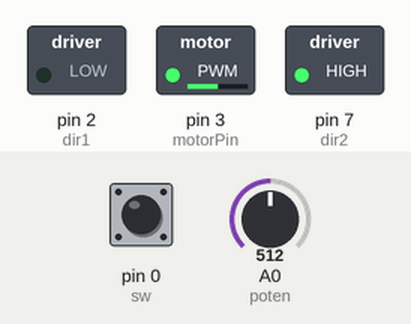
Simulated run of this sketch. Board: Arduino Uno, built with avr-gcc and run on an emulated ATmega328P. On the bench: switched loads named in the sketch (green lamp = pin HIGH). Inputs (shaded band) come from the test bench; at power-on: A0 (poten) = 512, pin 0 (sw) LOW.

Above: at 1.2 s.
1.3 s: A0 (poten) set to 716
At 2.5 s:
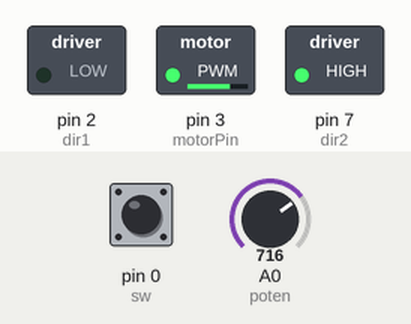
2.8 s: pin 0 (sw) pulled HIGH for 0.15 s
At 2.88 s:
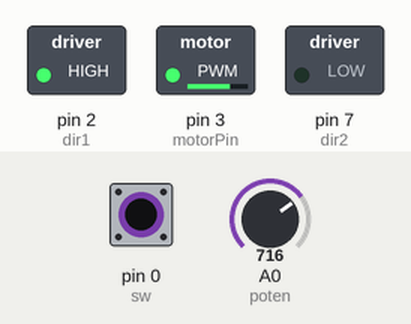
4.4 s: A0 (poten) set to 900
At 5.1 s:
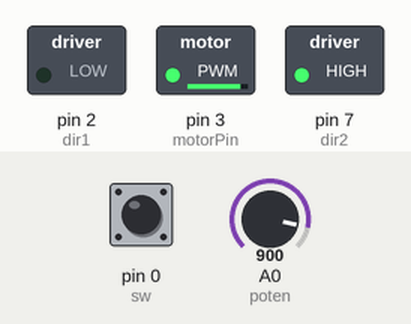
5.9 s: pin 0 (sw) pulled HIGH for 1 s
At 6.7 s:
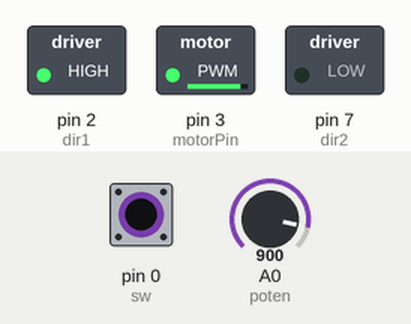
8.4 s: A0 (poten) set to 122
At 9.0 s:
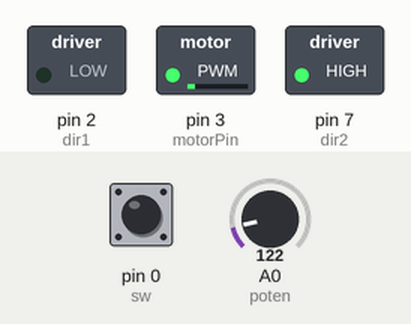
9.9 s: pin 0 (sw) pulled HIGH for 0.15 s
At 9.98 s:
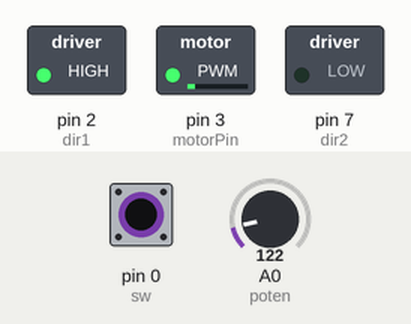
Timing chart, 0 to 12.5 s (numbered marks = the images above; inputs shaded):
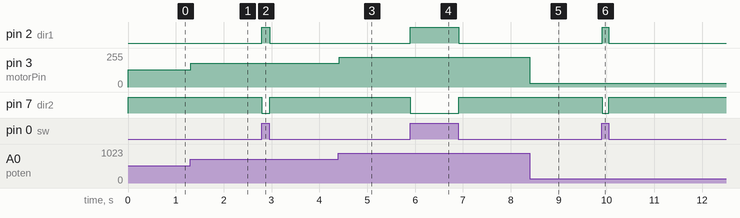

Measured:
- after the input at 1.3 s, pin 3 (motorPin): 128/255 → 179/255 at once
- after the input at 2.8 s, pin 2 (dir1): LOW → HIGH at once, → LOW 0.16 s later; pin 7 (dir2): HIGH → LOW at once, → HIGH 0.16 s later
- after the input at 4.4 s, pin 3 (motorPin): 179/255 → 225/255 at once
- after the input at 5.9 s, pin 2 (dir1): LOW → HIGH at once, → LOW 1.0 s later; pin 7 (dir2): HIGH → LOW at once, → HIGH 1.0 s later
- after the input at 8.4 s, pin 3 (motorPin): 225/255 → 30/255 at once
- after the input at 9.9 s, pin 2 (dir1): LOW → HIGH at once, → LOW 0.14 s later; pin 7 (dir2): HIGH → LOW at once, → HIGH 0.14 s later

The sketch:

speed.ino
```cpp
int motorPin = 3;
int dir1 = 2;
int dir2 = 7;
int poten =A0;
int sw =0;
int speed;
void setup() {
  // put your setup code here, to run once:
  pinMode(dir1,OUTPUT);
  pinMode(dir2,OUTPUT);
  pinMode(sw,INPUT);
}

void loop() {
  // put your main code here, to run repeatedly:
  if(digitalRead(sw) == HIGH){
     digitalWrite(dir1,HIGH);
     digitalWrite(dir2,LOW);
  }else{
    digitalWrite(dir2,HIGH);
    digitalWrite(dir1,LOW);
  }
  speed = analogRead(poten) / 4.0;
  analogWrite(motorPin, speed);
  delay(20);
}
```
